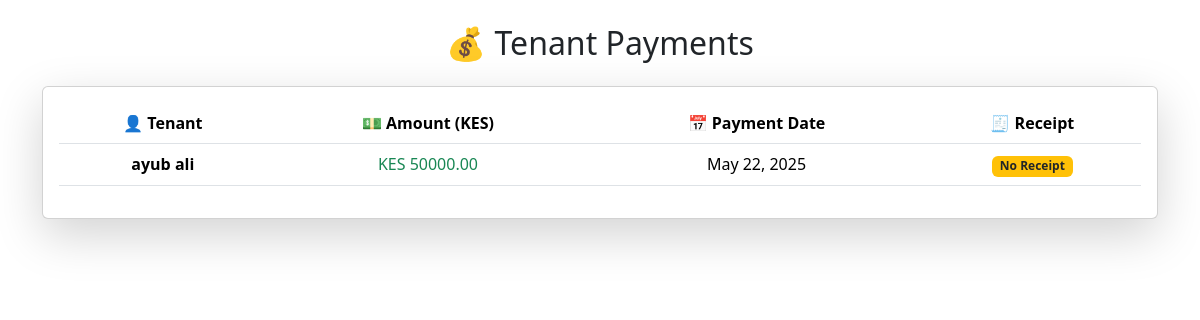
The app's page /payments/tenant/4/ (signed in), older data.
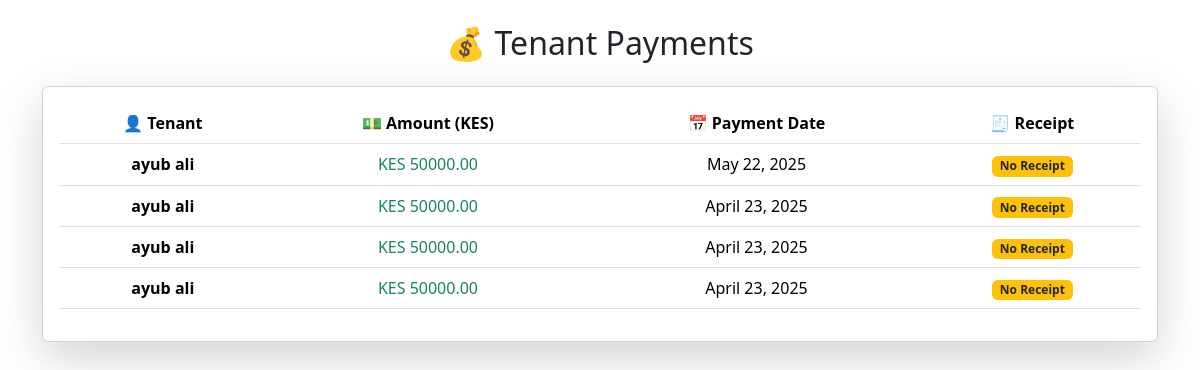
The same page, newer data.
### users/models.py (models this page shows, shortened)
class Payment(models.Model):
    user = models.ForeignKey(User, on_delete=models.CASCADE, related_name='payment')
    tenant = models.ForeignKey('Tenant', on_delete=models.CASCADE)
    payment_date = models.DateField(default=timezone.now)
    amount_paid = models.DecimalField(max_digits=10, decimal_places=2)
    receipt = models.FileField(upload_to="receipts/", blank=True, null=True)
    PAYMENT_METHODS = [
        ('M-Pesa', 'M-Pesa'),
        ('Bank', 'Bank Transfer'),
        ('Cash', 'Cash'),
    ]
    payment_method = models.CharField(max_length=10, choices=PAYMENT_METHODS)
    STATUS_CHOICES = [
        ('Paid', 'Paid'),
        ('Pending', 'Pending'),
        ('Overdue', 'Overdue'),
    ]
    status = models.CharField(max_length=10, choices=STATUS_CHOICES, default='Pending')

class Tenant(models.Model):
    user = models.ForeignKey(User, on_delete=models.CASCADE, related_name='tenant')
    name = models.CharField(max_length=255)
    email = models.EmailField(unique=True)
    phone = models.CharField(max_length=20)
    property = models.ForeignKey(Property, related_name='tenants', on_delete=models.CASCADE,blank=True,null=True)
    move_in_date = models.DateField()
    rent_amount = models.DecimalField(max_digits=10, decimal_places=2)
    id_document = models.FileField(upload_to='tenant_documents/', blank=True, null=True)
    unit_number = models.CharField(max_length=50, blank=True, null=True)

### users/views.py (the view)
# urls.py: path('payments/tenant/<int:tenant_id>/', tenant_payments, name='tenant_payments'),  # View payments for a specific tenant
@login_required
def tenant_payments(request, tenant_id):
    tenant = get_object_or_404(Tenant, id=tenant_id)
    if tenant.user != request.user:
        raise Http404("You do not have permission to view this tenant's payments.")
    payments = Payment.objects.filter(tenant=tenant)
    return render(request, 'tenant/tenant_payments.html', {
        'payments': payments,
        'tenant': tenant
    })

### users/templates/tenant/tenant_payments.html
{% extends "users/base.html" %}
{% block content %}
<div class="container mt-4">
    <h2 class="text-center mb-4">💰 Tenant Payments</h2>
    <div class="card shadow-lg p-3 bg-white rounded">
        <div class="table-responsive">
            <table class="table table-hover text-center">
                <thead class="bg-dark text-white">
                    <tr>
                        <th>👤 Tenant</th>
                        <th>💵 Amount (KES)</th>
                        <th>📅 Payment Date</th>
                        <th>🧾 Receipt</th>
                    </tr>
                </thead>
                <tbody>
                    {% for payment in payments %}
                    <tr>
                        <td class="fw-bold">{{ payment.tenant.name }}</td>
                        <td class="text-success">KES {{ payment.amount_paid|floatformat:2 }}</td>
                        <td>{{ payment.payment_date|date:"F d, Y" }}</td>
                        <td>
                            {% if payment.receipt %}
                                <a href="{{ payment.receipt.url }}" class="btn btn-outline-primary btn-sm" target="_blank">
                                    📄 View Receipt
                                </a>
                            {% else %}
                                <span class="badge bg-warning text-dark">No Receipt</span>
                            {% endif %}
                        </td>
                    </tr>
                    {% empty %}
                    <tr>
                        <td colspan="4" class="text-muted">No payments recorded.</td>
                    </tr>
                    {% endfor %}
                </tbody>
            </table>
        </div>
    </div>
</div>
{% endblock %}

Row changes from the older to the newer data that the page shows:
added Payment: tenant.name "ayub ali", amount_paid "50000.00", payment_date "April 23, 2025", receipt "No Receipt"
added Payment: tenant.name "ayub ali", amount_paid "50000.00", payment_date "April 23, 2025", receipt "No Receipt"
added Payment: tenant.name "ayub ali", amount_paid "50000.00", payment_date "April 23, 2025", receipt "No Receipt"
